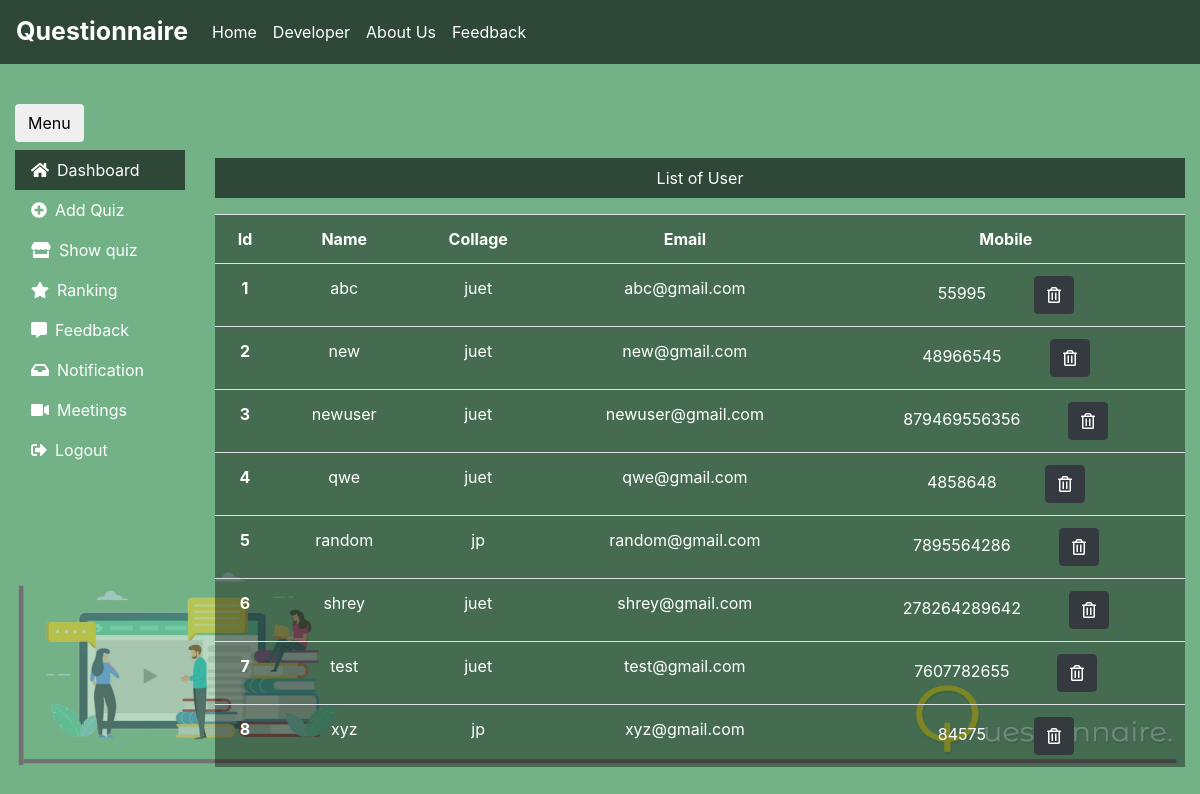
Page /admin/dashboard.php (signed in) on the committed database.
### tables this page shows
CREATE TABLE `user` (
  `name` varchar(50) NOT NULL,
  `gender` varchar(6) NOT NULL,
  `collage` varchar(50) NOT NULL,
  `email` varchar(80) NOT NULL,
  `mob` bigint(20) NOT NULL,
  `password` varchar(50) NOT NULL
);

### admin/dashboard.php (the view, shortened to what this page needs)
<?php
include('includes/header.php');
include('../dbcon.php');
  echo' <div class="col-sm-9 col-md-10 text-center" id="gob">
    <p class="p-2 mt-2 text-white " style="background-color: rgba(0, 0, 0, 0.6);">List of User</p>';
$sql="select * from user";
$result=$conn->query($sql);
if ($result->num_rows>0)
{
    echo '<table class="table"  style="color:white; background-color: rgba(0, 0, 0, 0.4);">
    <tbody>
    <tr>
    <th>Id</th>
    <th>Name</th>
    <th>Collage</th>
    <th>Email</th>
    <th>Mobile</th>
    </tr>
    ';
    $c=1;
    while($row=$result->fetch_assoc())
    {
     echo '<tr>
     <th>'.$c++.'</th>
     <td>'.$row["name"].'</td>
     <td>'.$row["collage"].'</td>
     <td>'.$row["email"].'</td>
     <td>'.$row["mob"].'<a title="Delete user" class="btn btn-dark ml-5" href="update.php?uemail='.$row["email"].'"><i class="far fa-trash-alt"></i></a</td>
     </tr>';
    }
    echo '<tbody>
    </table>
     ';
}
?>
</div>
<?php
include('includes/footer.php');
?>

### css/design.css (style rules this page uses)
body { background-color: #73B287; background-repeat: no-repeat; background-attachment: fixed; background-size: 100% 100%; }

### admin/includes/header.php (style rules this page uses)
@media only screen and (min-width: 1080px) { body { background-image: url("../image/web.jpg"); } }

### rows in the picture
user: name "abc", collage "juet", email "abc@gmail.com", mob "55995"
user: name "new", collage "juet", email "new@gmail.com", mob "48966545"
user: name "newuser", collage "juet", email "newuser@gmail.com", mob "879469556356"
user: name "qwe", collage "juet", email "qwe@gmail.com", mob "4858648"
user: name "random", collage "jp", email "random@gmail.com", mob "7895564286"
user: name "shrey", collage "juet", email "shrey@gmail.com", mob "278264289642"
user: name "test", collage "juet", email "test@gmail.com", mob "7607782655"
user: name "xyz", collage "jp", email "xyz@gmail.com", mob "84575"
